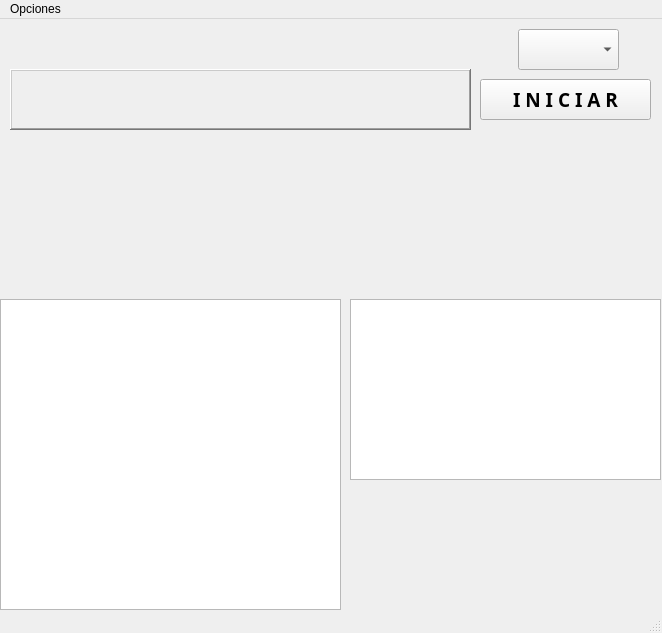
<?xml version="1.0" encoding="UTF-8"?>
<ui version="4.0">
 <class>MainWindow</class>
 <widget class="QMainWindow" name="MainWindow">
  <property name="geometry">
   <rect>
    <x>0</x>
    <y>0</y>
    <width>662</width>
    <height>633</height>
   </rect>
  </property>
  <property name="windowTitle">
   <string>IP90x</string>
  </property>
  <widget class="QWidget" name="centralwidget">
   <widget class="QPushButton" name="btnStart">
    <property name="geometry">
     <rect>
      <x>480</x>
      <y>60</y>
      <width>171</width>
      <height>41</height>
     </rect>
    </property>
    <property name="font">
     <font>
      <family>Arial Black</family>
      <pointsize>14</pointsize>
      <weight>75</weight>
      <bold>true</bold>
     </font>
    </property>
    <property name="text">
     <string>I N I C I A R</string>
    </property>
   </widget>
   <widget class="QLabel" name="lblShowMSG">
    <property name="geometry">
     <rect>
      <x>10</x>
      <y>50</y>
      <width>461</width>
      <height>61</height>
     </rect>
    </property>
    <property name="font">
     <font>
      <family>Arial Black</family>
      <pointsize>11</pointsize>
      <weight>75</weight>
      <bold>true</bold>
     </font>
    </property>
    <property name="frameShape">
     <enum>QFrame::WinPanel</enum>
    </property>
    <property name="frameShadow">
     <enum>QFrame::Raised</enum>
    </property>
    <property name="text">
     <string/>
    </property>
    <property name="wordWrap">
     <bool>true</bool>
    </property>
   </widget>
   <widget class="QLabel" name="lblShow">
    <property name="geometry">
     <rect>
      <x>10</x>
      <y>220</y>
      <width>301</width>
      <height>31</height>
     </rect>
    </property>
    <property name="font">
     <font>
      <family>Arial</family>
      <pointsize>10</pointsize>
      <weight>75</weight>
      <italic>false</italic>
      <bold>true</bold>
     </font>
    </property>
    <property name="text">
     <string/>
    </property>
   </widget>
   <widget class="QPlainTextEdit" name="txtLog">
    <property name="geometry">
     <rect>
      <x>0</x>
      <y>280</y>
      <width>341</width>
      <height>311</height>
     </rect>
    </property>
    <property name="font">
     <font>
      <pointsize>6</pointsize>
     </font>
    </property>
    <property name="frameShape">
     <enum>QFrame::StyledPanel</enum>
    </property>
    <property name="frameShadow">
     <enum>QFrame::Sunken</enum>
    </property>
    <property name="centerOnScroll">
     <bool>false</bool>
    </property>
   </widget>
   <widget class="QLabel" name="lblShow_2">
    <property name="geometry">
     <rect>
      <x>7</x>
      <y>130</y>
      <width>301</width>
      <height>31</height>
     </rect>
    </property>
    <property name="font">
     <font>
      <family>Arial</family>
      <pointsize>10</pointsize>
      <weight>75</weight>
      <italic>false</italic>
      <bold>true</bold>
     </font>
    </property>
    <property name="text">
     <string/>
    </property>
   </widget>
   <widget class="QLabel" name="lblShow_3">
    <property name="geometry">
     <rect>
      <x>10</x>
      <y>160</y>
      <width>301</width>
      <height>31</height>
     </rect>
    </property>
    <property name="font">
     <font>
      <family>Arial</family>
      <pointsize>10</pointsize>
      <weight>75</weight>
      <italic>false</italic>
      <bold>true</bold>
     </font>
    </property>
    <property name="text">
     <string/>
    </property>
   </widget>
   <widget class="QLabel" name="lblShow_4">
    <property name="geometry">
     <rect>
      <x>10</x>
      <y>190</y>
      <width>301</width>
      <height>31</height>
     </rect>
    </property>
    <property name="font">
     <font>
      <family>Arial</family>
      <pointsize>10</pointsize>
      <weight>75</weight>
      <italic>false</italic>
      <bold>true</bold>
     </font>
    </property>
    <property name="text">
     <string/>
    </property>
   </widget>
   <widget class="QLabel" name="lblscan">
    <property name="geometry">
     <rect>
      <x>400</x>
      <y>170</y>
      <width>251</width>
      <height>31</height>
     </rect>
    </property>
    <property name="font">
     <font>
      <family>Arial</family>
      <pointsize>10</pointsize>
      <weight>75</weight>
      <italic>false</italic>
      <bold>true</bold>
     </font>
    </property>
    <property name="text">
     <string/>
    </property>
   </widget>
   <widget class="QTableWidget" name="tblResultado">
    <property name="geometry">
     <rect>
      <x>350</x>
      <y>280</y>
      <width>311</width>
      <height>181</height>
     </rect>
    </property>
    <property name="font">
     <font>
      <pointsize>10</pointsize>
      <weight>75</weight>
      <bold>true</bold>
     </font>
    </property>
   </widget>
   <widget class="QLabel" name="Station">
    <property name="geometry">
     <rect>
      <x>30</x>
      <y>0</y>
      <width>451</width>
      <height>41</height>
     </rect>
    </property>
    <property name="font">
     <font>
      <family>Arial Black</family>
      <pointsize>16</pointsize>
      <weight>75</weight>
      <italic>false</italic>
      <bold>true</bold>
     </font>
    </property>
    <property name="text">
     <string/>
    </property>
   </widget>
   <widget class="QComboBox" name="comboBox">
    <property name="geometry">
     <rect>
      <x>518</x>
      <y>10</y>
      <width>101</width>
      <height>41</height>
     </rect>
    </property>
    <property name="maximumSize">
     <size>
      <width>101</width>
      <height>16777215</height>
     </size>
    </property>
    <property name="whatsThis">
     <string>&lt;!DOCTYPE HTML PUBLIC &quot;-//W3C//DTD HTML 4.0//EN&quot; &quot;http://www.w3.org/TR/REC-html40/strict.dtd&quot;&gt;
&lt;html&gt;&lt;head&gt;&lt;meta name=&quot;qrichtext&quot; content=&quot;1&quot; /&gt;&lt;style type=&quot;text/css&quot;&gt;
p, li { white-space: pre-wrap; }
&lt;/style&gt;&lt;/head&gt;&lt;body style=&quot; font-family:'MS Shell Dlg 2'; font-size:8pt; font-weight:400; font-style:normal;&quot;&gt;
&lt;p style=&quot;-qt-paragraph-type:empty; margin-top:0px; margin-bottom:0px; margin-left:0px; margin-right:0px; -qt-block-indent:0; text-indent:0px;&quot;&gt;&lt;br /&gt;&lt;/p&gt;&lt;/body&gt;&lt;/html&gt;</string>
    </property>
    <property name="styleSheet">
     <string notr="true">font: 87 italic 18pt &quot;Arial Black&quot;;
</string>
    </property>
    <item>
     <property name="text">
      <string/>
     </property>
    </item>
    <item>
     <property name="text">
      <string>IP900</string>
     </property>
    </item>
    <item>
     <property name="text">
      <string>IP901</string>
     </property>
    </item>
   </widget>
  </widget>
  <widget class="QStatusBar" name="statusbar"/>
  <widget class="QMenuBar" name="menuBar">
   <property name="geometry">
    <rect>
     <x>0</x>
     <y>0</y>
     <width>662</width>
     <height>21</height>
    </rect>
   </property>
   <widget class="QMenu" name="menuOpciones">
    <property name="title">
     <string>Opciones</string>
    </property>
    <addaction name="actionRe_Imprimir_Etiqueta"/>
    <addaction name="actionEjecutar_Prueba_Funcional"/>
    <addaction name="actionEjecutar_Prueba_de_Video"/>
    <addaction name="actionEjecutar_Prueba_de_Bluetooth"/>
    <addaction name="actionEjecutar_Prueba_de_MoCA_1150MHz"/>
    <addaction name="actionEjecutar_Prueba_de_MoCA_1600_MHz"/>
   </widget>
   <addaction name="menuOpciones"/>
  </widget>
  <action name="actionRe_Imprimir_Etiqueta">
   <property name="text">
    <string>Re-Imprimir Etiqueta</string>
   </property>
  </action>
  <action name="actionEjecutar_Prueba_Funcional">
   <property name="text">
    <string>Ejecutar Prueba Funcional</string>
   </property>
  </action>
  <action name="actionEjecutar_Prueba_de_Video">
   <property name="text">
    <string>Ejecutar Prueba de Video</string>
   </property>
  </action>
  <action name="actionEjecutar_Prueba_de_Bluetooth">
   <property name="text">
    <string>Ejecutar Prueba de Bluetooth</string>
   </property>
  </action>
  <action name="actionEjecutar_Prueba_de_MoCA_1150MHz">
   <property name="text">
    <string>Ejecutar Prueba de MoCA 1150 MHz</string>
   </property>
  </action>
  <action name="actionEjecutar_Prueba_de_MoCA_1600_MHz">
   <property name="text">
    <string>Ejecutar Prueba de MoCA 1600 MHz</string>
   </property>
  </action>
 </widget>
 <resources/>
 <connections/>
</ui>
